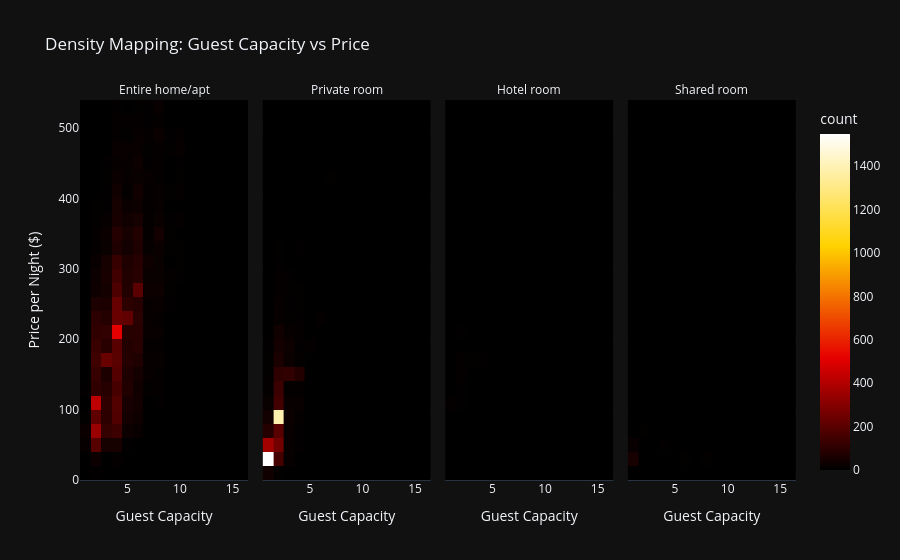

Notebook code cell kept with this figure:
### Code cell
fig=px.density_heatmap(
    df_base[df_base["price"]<540],
    x="accommodates",
    y="price",
    facet_col="room_type",
    title="Density Mapping: Guest Capacity vs Price",
    labels={"accommodates":"Guest Capacity","price":"Price per Night ($)"},
    color_continuous_scale="Hot"
)
fig.update_layout(template="plotly_dark")
fig.for_each_annotation(lambda a: a.update(text=a.text.split("=")[-1]))
fig.show()

### Figure 1 — Plotly figure (JSON) as saved in the notebook; plotly's stock layout.template omitted (floating-point values rounded to 4 significant figures; data arrays with more than 128 entries replaced by an {"elided": "..."} marker saying what was removed)
{"data": [{"coloraxis": "coloraxis", "hovertemplate": "room_type=Entire home/apt<br>Guest Capacity=%{x}<br>Price per Night ($)=%{y}<br>count=%{z}<extra></extra>", "name": "", "type": "histogram2d", "x": {"elided": "10051 int values"}, "xaxis": "x", "xbingroup": "x", "y": {"elided": "10051 float values"}, "yaxis": "y", "ybingroup": "y"}, {"coloraxis": "coloraxis", "hovertemplate": "room_type=Private room<br>Guest Capacity=%{x}<br>Price per Night ($)=%{y}<br>count=%{z}<extra></extra>", "name": "", "type": "histogram2d", "x": {"elided": "5262 int values"}, "xaxis": "x2", "xbingroup": "x", "y": {"elided": "5262 float values"}, "yaxis": "y2", "ybingroup": "y"}, {"coloraxis": "coloraxis", "hovertemplate": "room_type=Hotel room<br>Guest Capacity=%{x}<br>Price per Night ($)=%{y}<br>count=%{z}<extra></extra>", "name": "", "type": "histogram2d", "x": [4, 4, 2, 4, 6, 3, 2, 1, 1, 2, 1, 4, 4, 3, 2, 2, 3, 2, 3, 2, 2, 2, 1, 1, 2, 2, 3, 3, 3, 1, 1, 1, 2, 2, 1, 2, 3, 2, 2, 2, 3, 3, 3, 3, 3, 3, 3, 4, 2, 2, 6, 3, 2, 6, 2, 3, 2, 2, 3, 4, 2, 3, 2, 2, 1, 2, 2, 2, 2, 2, 4, 2], "xaxis": "x3", "xbingroup": "x", "y": [165.5, 160.0, 100.0, 204.0, 280.0, 112.0, 158.7, 109.0, 147.2, 139.5, 94.05, 174.0, 174.0, 163.0, 176.4, 156.6, 152.0, 179.0, 119.0, 115.2, 113.4, 129.6, 109.0, 109.0, 159.3, 159.3, 164.0, 164.0, 164.0, 109.0, 109.0, 109.0, 159.3, 159.3, 109.0, 171.5, 164.0, 159.3, 159.3, 177.0, 252.0, 183.0, 214.2, 192.0, 137.0, 201.6, 164.0, 188.0, 136.0, 139.0, 272.6, 175.0, 165.0, 300.5, 210.0, 127.0, 160.0, 205.0, 249.0, 259.0, 119.0, 128.0, 218.0, 176.0, 109.0, 97.0, 105.0, 138.4, 168.0, 185.0, 175.2, 213.6], "yaxis": "y3", "ybingroup": "y"}, {"coloraxis": "coloraxis", "hovertemplate": "room_type=Shared room<br>Guest Capacity=%{x}<br>Price per Night ($)=%{y}<br>count=%{z}<extra></extra>", "name": "", "type": "histogram2d", "x": [6, 6, 4, 5, 6, 8, 2, 2, 1, 1, 1, 1, 1, 1, 1, 1, 4, 4, 6, 1, 1, 1, 1, 1, 1, 1, 1, 1, 1, 1, 1, 1, 1, 1, 1, 1, 1, 6, 2, 2, 1, 1, 1, 1, 1, 1, 1, 1, 1, 1, 8, 6, 8, 8, 1, 1, 8, 4, 1, 1, 1, 4, 1, 4, 1, 1, 1, 1, 1, 1, 1, 1, 1, 8, 10, 1, 1, 1, 1, 1, 1, 6, 1, 1, 1, 1, 1, 1, 1, 1, 1, 1, 4, 8, 2, 6, 6, 1, 16, 6, 14, 2, 2, 1, 1, 1, 1, 1, 2, 2, 8, 2], "xaxis": "x4", "xbingroup": "x", "y": [38.0, 36.0, 52.0, 51.0, 34.0, 38.0, 70.0, 70.0, 37.0, 50.0, 37.0, 27.0, 33.0, 30.0, 36.0, 37.0, 50.0, 44.0, 30.0, 43.0, 37.0, 36.0, 37.0, 37.0, 36.0, 35.0, 39.0, 29.0, 29.0, 37.0, 32.0, 32.0, 38.0, 37.0, 52.0, 35.0, 38.0, 305.5, 37.96, 63.92, 44.0, 51.0, 44.0, 48.0, 41.0, 49.0, 61.0, 40.0, 37.0, 45.0, 30.0, 30.0, 30.0, 30.0, 41.0, 40.0, 47.0, 49.0, 27.0, 37.0, 41.0, 23.22, 27.44, 23.22, 27.44, 37.0, 37.0, 37.0, 37.0, 37.0, 23.28, 27.44, 28.0, 38.0, 37.0, 29.0, 30.0, 17.71, 35.5, 39.44, 27.97, 35.0, 37.5, 37.0, 42.0, 33.0, 31.0, 36.0, 39.0, 40.0, 19.0, 22.0, 150.0, 177.0, 122.0, 270.9, 224.0, 92.0, 42.0, 47.0, 42.0, 70.0, 52.8, 43.0, 68.0, 37.0, 35.0, 30.0, 77.0, 70.0, 33.0, 82.0], "yaxis": "y4", "ybingroup": "y"}], "layout": {"annotations": [{"font": {}, "showarrow": false, "text": "Entire home/apt", "x": 0.1175, "xanchor": "center", "xref": "paper", "y": 1, "yanchor": "bottom", "yref": "paper"}, {"font": {}, "showarrow": false, "text": "Private room", "x": 0.3725, "xanchor": "center", "xref": "paper", "y": 1, "yanchor": "bottom", "yref": "paper"}, {"font": {}, "showarrow": false, "text": "Hotel room", "x": 0.6275, "xanchor": "center", "xref": "paper", "y": 1, "yanchor": "bottom", "yref": "paper"}, {"font": {}, "showarrow": false, "text": "Shared room", "x": 0.8825, "xanchor": "center", "xref": "paper", "y": 1, "yanchor": "bottom", "yref": "paper"}], "coloraxis": {"autocolorscale": false, "colorbar": {"title": {"text": "count"}}, "colorscale": [[0, "rgb(0,0,0)"], [0.3333, "rgb(230,0,0)"], [0.6667, "rgb(255,210,0)"], [1, "rgb(255,255,255)"]]}, "legend": {"tracegroupgap": 0}, "title": {"text": "Density Mapping: Guest Capacity vs Price"}, "xaxis": {"anchor": "y", "domain": [0, 0.235], "title": {"text": "Guest Capacity"}}, "xaxis2": {"anchor": "y2", "domain": [0.255, 0.49], "matches": "x", "title": {"text": "Guest Capacity"}}, "xaxis3": {"anchor": "y3", "domain": [0.51, 0.745], "matches": "x", "title": {"text": "Guest Capacity"}}, "xaxis4": {"anchor": "y4", "domain": [0.765, 1.0], "matches": "x", "title": {"text": "Guest Capacity"}}, "yaxis": {"anchor": "x", "domain": [0, 1], "title": {"text": "Price per Night ($)"}}, "yaxis2": {"anchor": "x2", "domain": [0, 1], "matches": "y", "showticklabels": false}, "yaxis3": {"anchor": "x3", "domain": [0, 1], "matches": "y", "showticklabels": false}, "yaxis4": {"anchor": "x4", "domain": [0, 1], "matches": "y", "showticklabels": false}}}
